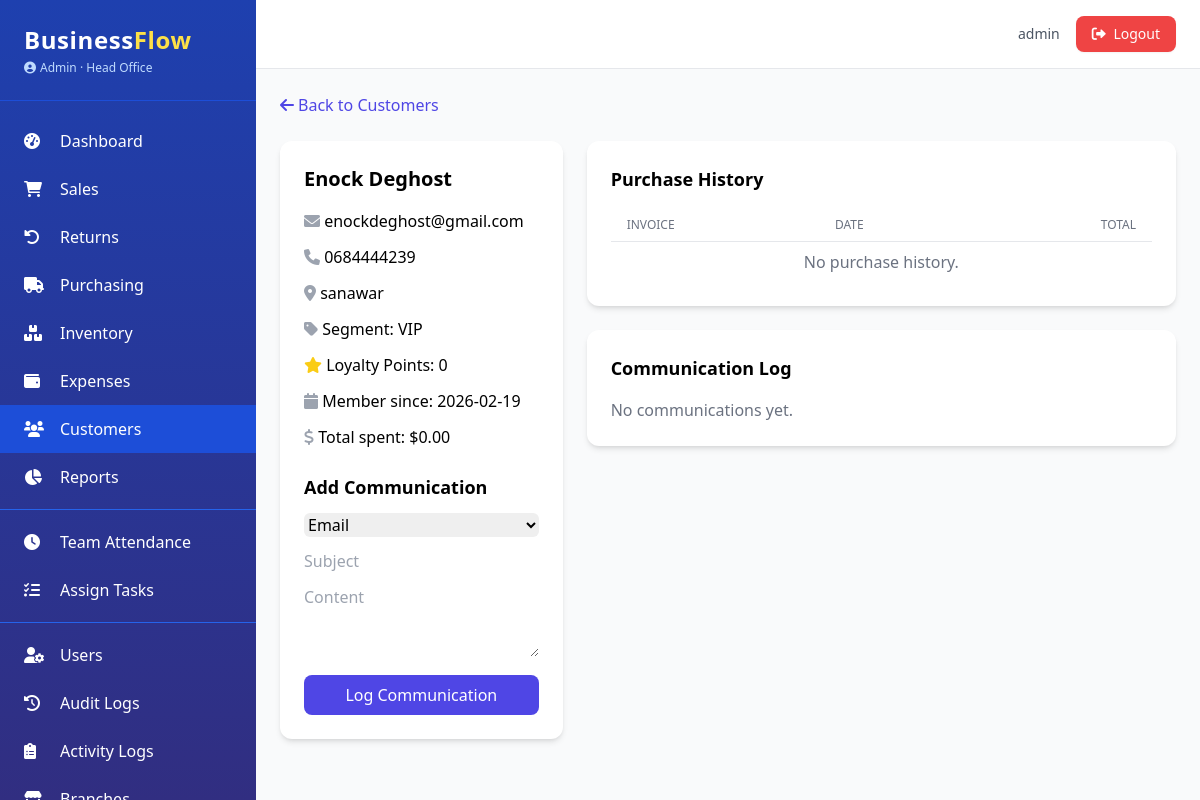
/crm/customers/1 (signed in), run on an earlier commit of the app's database.
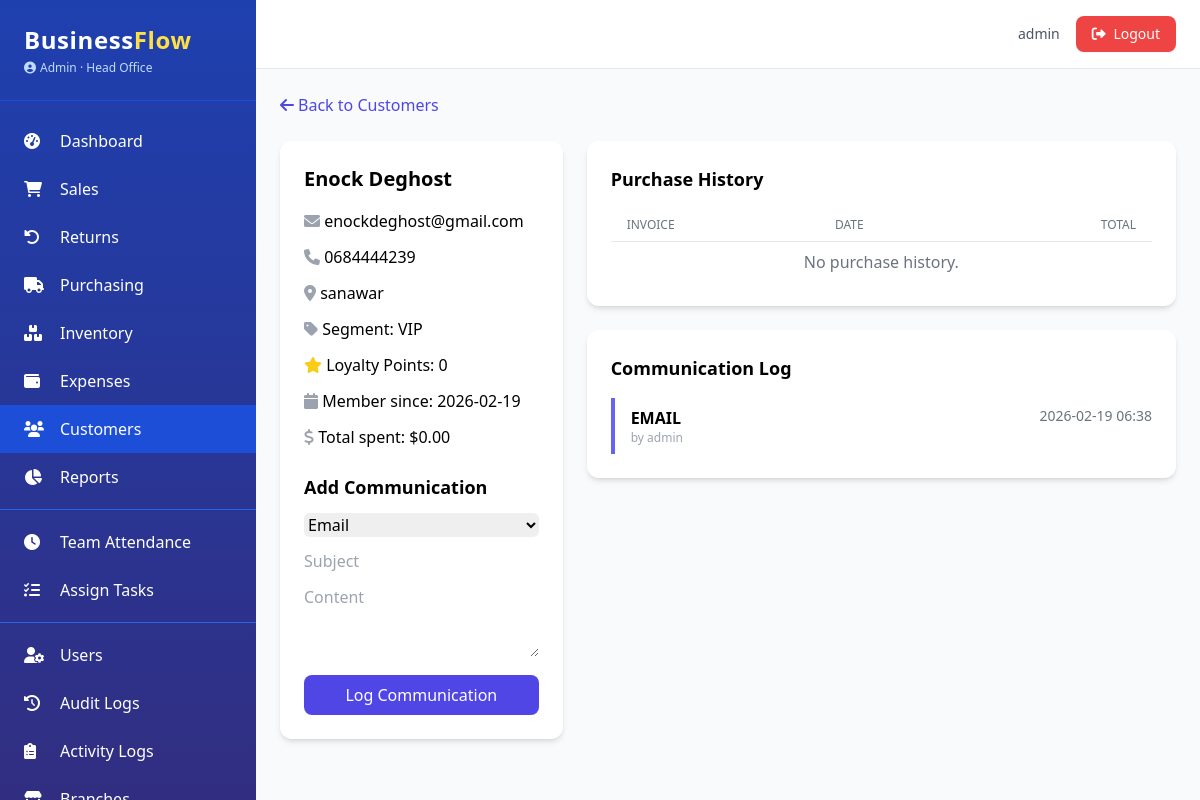
And on a later commit of the database.
### app.py (models this page shows, shortened)
class AuditMixin:
    @declared_attr
    def created_at(cls):
        return db.Column(db.DateTime, default=datetime.utcnow)

class CommunicationLog(db.Model, AuditMixin):
    __tablename__ = 'communication_logs'
    id = db.Column(db.Integer, primary_key=True)
    customer_id = db.Column(db.Integer, db.ForeignKey('customers.id'), nullable=False)
    type = db.Column(db.String(20))
    subject = db.Column(db.String(200))
    content = db.Column(db.Text)
    date = db.Column(db.DateTime, default=datetime.utcnow)
    user_id = db.Column(db.Integer, db.ForeignKey('users.id'))
    user = db.relationship('User', foreign_keys=[user_id])

class SoftDeleteMixin:
    @classmethod
    def query_active(cls):
        return cls.query.filter(cls.deleted_at.is_(None))

class User(UserMixin, db.Model, AuditMixin, SoftDeleteMixin):
    __tablename__ = 'users'
    id = db.Column(db.Integer, primary_key=True)
    username = db.Column(db.String(80), unique=True, nullable=False)
    email = db.Column(db.String(120), unique=True, nullable=False)
    password_hash = db.Column(db.String(200), nullable=False)
    role = db.Column(db.String(20), nullable=False, default='Staff')
    branch_id = db.Column(db.Integer, db.ForeignKey('branches.id'), nullable=True)
    active = db.Column(db.Boolean, default=True)
    locale = db.Column(db.String(5), default='en')
    phone = db.Column(db.String(20))
    avatar = db.Column(db.String(200))
    last_login = db.Column(db.DateTime)
    branch = db.relationship('Branch', backref='users')
    permissions = db.Column(db.JSON, default=list)
    salary = db.Column(db.Float, nullable=True)
    pay_cycle = db.Column(db.String(20), default='monthly')
    bank_account = db.Column(db.String(50))
    tax_id = db.Column(db.String(50))
    @property
    def is_admin(self):
        return self.role == 'Admin'
    def has_permission(self, perm):
        if self.is_admin:
            return True
        return perm in (self.permissions or [])

### app.py (the view)
@crm_bp.route('/customers/<int:customer_id>')
@login_required
@permission_required('view_customers')
def customer_detail_view(customer_id):  # renamed to avoid conflict
    customer = Customer.query_active().filter_by(id=customer_id).first_or_404()
    sales = Sale.query.filter_by(customer_id=customer_id).order_by(Sale.created_at.desc()).all()
    communications = customer.communications.order_by(CommunicationLog.date.desc()).all()
    total_spent = db.session.query(func.sum(Sale.total_amount)).filter_by(customer_id=customer_id).scalar() or 0
    return render_template('crm/detail.html', customer=customer, sales=sales, comms=communications, total_spent=total_spent)

### app.py (called while the page is built)
@login_manager.user_loader
def load_user(user_id):
    return User.query_active().filter_by(id=int(user_id)).first()

def permission_required(permission):
    def decorator(f):
        @wraps(f)
        def decorated_function(*args, **kwargs):
            if not current_user.is_authenticated:
                abort(403)
            if not current_user.has_permission(permission):
                abort(403)
            return f(*args, **kwargs)
        return decorated_function
    return decorator

@app.context_processor
def inject_now():
    return {'now': datetime.utcnow(), 'current_year': datetime.utcnow().year}

@app.template_filter('currency')
def currency_format(value):
    if value is None:
        return "$0.00"
    return f"${value:,.2f}"

### templates/crm/detail.html (shortened to what the changed rows need)
{% extends "base.html" %}
{% block content %}
<div class="grid grid-cols-1 lg:grid-cols-3 gap-6">
    <div class="lg:col-span-1">
        <div class="bg-white rounded-xl shadow-md p-6">
            <h2 class="text-xl font-bold mb-4">{{ customer.name }}</h2>
        </div>
    </div>
    <div class="lg:col-span-2 space-y-6">
        <div class="bg-white rounded-xl shadow-md p-6">
            <div class="overflow-x-auto">
                <table class="min-w-full divide-y divide-gray-200">
                    <thead>
                        <tr>
                            <th class="px-4 py-2 text-left text-xs font-medium text-gray-500 uppercase">Invoice</th>
                            <th class="px-4 py-2 text-left text-xs font-medium text-gray-500 uppercase">Date</th>
                            <th class="px-4 py-2 text-right text-xs font-medium text-gray-500 uppercase">Total</th>
                        </tr>
                    </thead>
                </table>
            </div>
        </div>
        <div class="bg-white rounded-xl shadow-md p-6">
            <div class="space-y-4">
                {% for comm in comms %}
                <div class="border-l-4 border-indigo-500 pl-4 py-2">
                    <div class="flex justify-between">
                        <span class="font-semibold">{{ comm.type|upper }}</span>
                        <span class="text-sm text-gray-500">{{ comm.date.strftime('%Y-%m-%d %H:%M') }}</span>
                    </div>
                    <p class="text-xs text-gray-400">by {{ comm.user.username }}</p>
                </div>
                {% else %}
                <p class="text-gray-500">No communications yet.</p>
                {% endfor %}
            </div>
        </div>
    </div>
</div>
{% endblock %}

What changed in the data, as far as the page shows it:
added CommunicationLog: type "EMAIL", date "2026-02-19 06:38", user.username "admin"
Also different on the page:
text no longer shown: "No communications yet."
